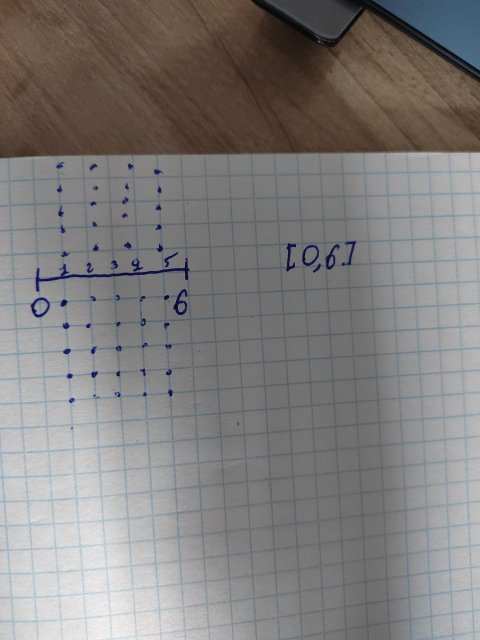
#> input picture algoritmh.jpg, 960 x 1280 px (shown at 1/2 size)
$ python -i client.py   (imports and definitions only)
#> lines starting #> are read from the running program, lines starting #| are printed output that depends on the picture; after the words box and inside, x2 and y2 are one past the last pixel; in counts of white or black regions, pixels touching at a corner belong together
#> further down, picture is the input picture: shape (1280, 960, 3); mean B, G, R 124.9, 126.2, 128.9
import numpy as np
import cv2 as cv
import socket
import struct
import time
import msgpack
import zlib
import os
import sys


sys.path.append(os.path.dirname(__file__))
from utils import params, client_control, log_lock

# [16 lines left out: function connect_with_retry, not called in this run]

def simplify_and_classify(frame):
    TARGET_RES = (params["INPUT_WIDTH"], params["INPUT_HEIGHT"])
    MAX_PRIMITIVES = params["MAX_PRIMITIVES"]
    EPSILON_FACTOR = params["EPSILON_FACTOR"]
    MIN_CONTOUR_AREA = params["MIN_CONTOUR_AREA"]

    small = cv.resize(frame, TARGET_RES, interpolation=cv.INTER_AREA)
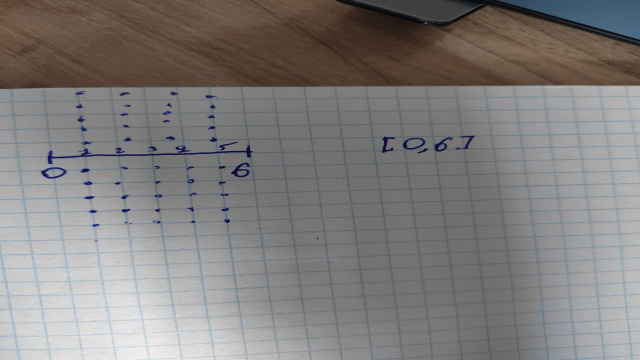
#> small: shape (360, 640, 3); mean B, G, R 124.9, 126.2, 128.9
    gray = cv.cvtColor(small, cv.COLOR_BGR2GRAY)
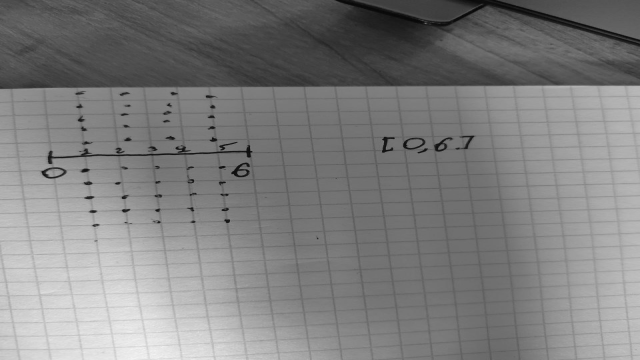
#> gray: shape (360, 640); min 8, max 243, mean 126.8

    clahe = cv.createCLAHE(clipLimit=2.0, tileGridSize=(8, 8))
    enhanced = clahe.apply(gray)
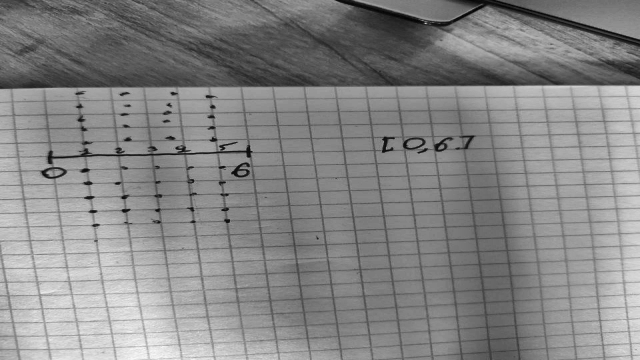
#> enhanced: shape (360, 640); min 4, max 247, mean 133.6
    blurred = cv.GaussianBlur(enhanced, (3, 3), 0)
    edges = cv.Canny(blurred, threshold1=25, threshold2=65)
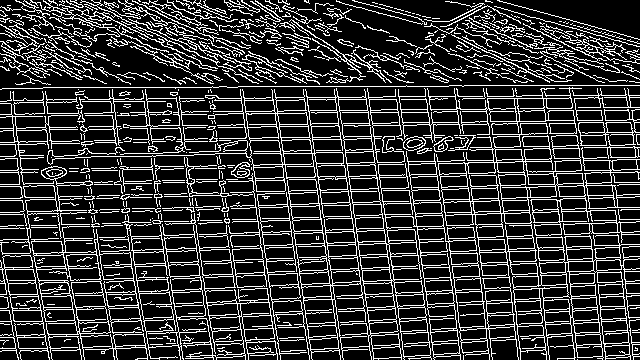
#> edges: shape (360, 640); 20.2% white in thin lines or dots

    kernel = cv.getStructuringElement(cv.MORPH_RECT, (2, 2))
    closed = cv.morphologyEx(edges, cv.MORPH_CLOSE, kernel, iterations=1)
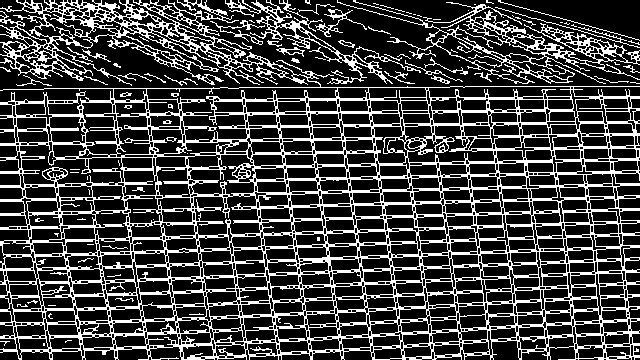
#> closed: shape (360, 640); 25.2% white in thin lines or dots

    contours, _ = cv.findContours(closed, cv.RETR_EXTERNAL, cv.CHAIN_APPROX_SIMPLE)
#> contours = 58 contours, 45 with area under 20; largest, box (x1, y1, x2, y2) and area: (0, 0, 640, 360) 172958, (337, 0, 640, 84) 6294, (225, 0, 421, 84) 1446, (315, 9, 367, 37) 187, (210, 20, 265, 45) 111
    primitives = []

    for cnt in contours:
        area = cv.contourArea(cnt)
        if area < MIN_CONTOUR_AREA:
            continue

        epsilon = EPSILON_FACTOR * cv.arcLength(cnt, True)
        approx = cv.approxPolyDP(cnt, epsilon, True)

        if len(approx) == 4:
            pts = approx.reshape(4, 2)
            angles = []
            for i in range(4):
                a = pts[i]
                b = pts[(i + 1) % 4]
                c = pts[(i + 2) % 4]
                ba = a - b
                bc = c - b
                denom = np.linalg.norm(ba) * np.linalg.norm(bc)
                if denom < 1e-6:
                    continue
                cosine_angle = np.dot(ba, bc) / denom
                cosine_angle = np.clip(cosine_angle, -1.0, 1.0)
                angle = np.arccos(cosine_angle)
                angles.append(angle)
            if len(angles) == 4 and all(1.0 < a < 2.2 for a in angles):
                primitives.append(('rect', approx.reshape(-1, 2).tolist()))
                continue

        if len(approx) >= 3:
            primitives.append(('contour', approx.reshape(-1, 2).tolist()))
#> this loop made 58 passes
#> area on passes 7, 12, 18, 20, 24, 25, 26, 28, 35, 47: 45.5, 20.5, 33.5, 26.5, 42, 98, 21.5, 49, 111, 187
#> (area, epsilon) on passes 55, 57, 58: (6294.5, 19.34), (1446, 12.13), (172957.5, 53.44)
#> after the loop, primitives = 3 items


    def get_area(item):
        _, pts = item
        return cv.contourArea(np.array(pts, dtype=np.float32))

    primitives.sort(key=get_area, reverse=True)
    return primitives[:MAX_PRIMITIVES]

# [73 lines left out: function run_client_gui, not called in this run]

>>> import cv2
>>> picture = cv2.imread('../algoritmh.jpg')
>>> result = simplify_and_classify(picture)
#> result = 3 items
